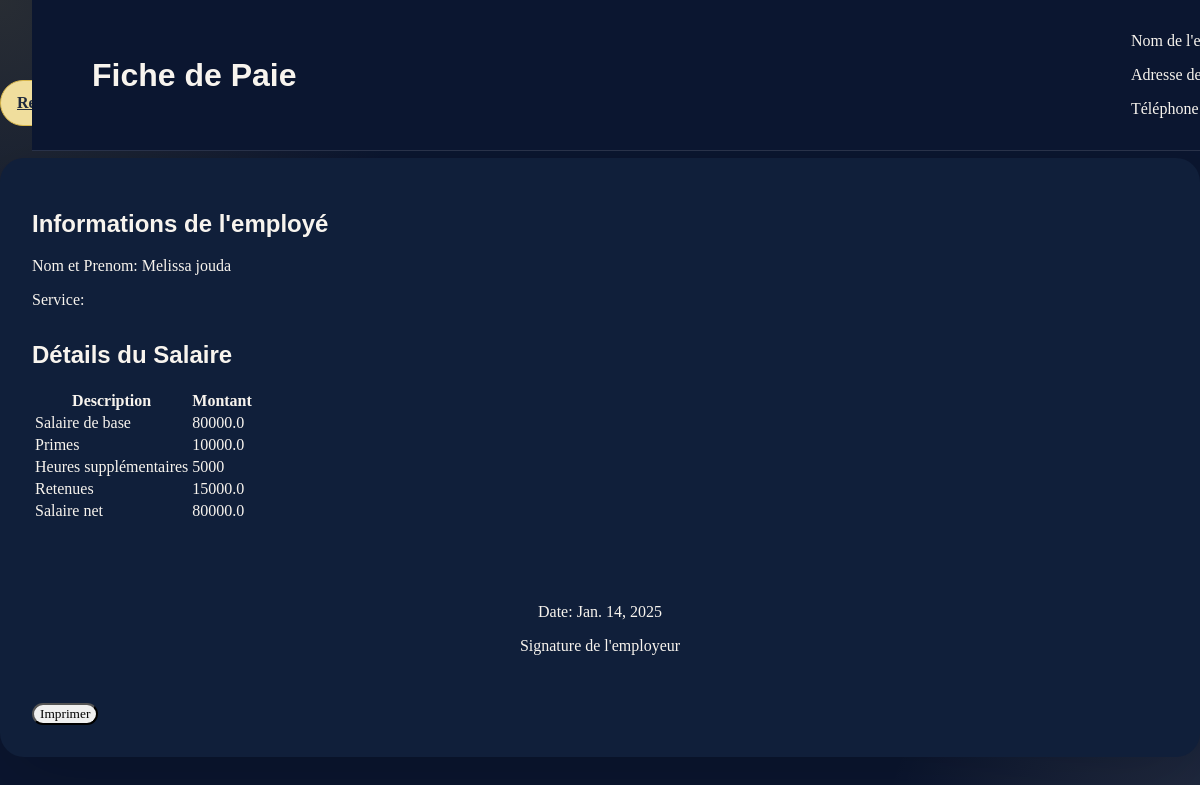
Screenshot of /acceuil-arh/salaires/Fiche_paie/1/ with the database file from the repository.
### app1/models.py (models this page shows, shortened)
class Salaire(models.Model):
    mois_annee= models.DateField(default=timezone.now)
    salaire_base= models.FloatField(max_length=15)
    primes=models.FloatField(max_length=15)
    heures_supplementaires= models.IntegerField(default=0)
    retenus= models.FloatField(max_length=15)
    salaire_net= models.FloatField(max_length=20)
    Employe_salaire= models.ForeignKey(Employe, on_delete=models.CASCADE, related_name="salaires")

class Employe(models.Model):
    nom= models.CharField(max_length=20)
    prenom= models.CharField(max_length=20)
    sexe = models.CharField(max_length=10, choices=[('Homme', 'Homme'), ('Femme', 'Femme')], default=0)
    date_de_naissance= models.DateField(default=timezone.now)
    date_aumbauche= models.DateField(default=timezone.now)
    adresse= models.CharField(max_length=30)
    Historique_professionnel= models.CharField(max_length=500)
    Service_Employe= models.ForeignKey(Service, on_delete=models.CASCADE)
    Competance_Employe=models.ManyToManyField(Competances, related_name="comp", blank=True)
    Employe_Formation= models.ManyToManyField(Formations, related_name="frm", blank=True)
    Employe_Utilisateur= models.OneToOneField(Utilisateur, on_delete=models.CASCADE, related_name="employe")
    photo_profil = models.ImageField(upload_to='profile_photos/', null=True, blank=True)
    def __str__(self):
        return f"{self.prenom} {self.nom}"

### app1/views.py (the view)
# urls.py: path('acceuil-arh/salaires/Fiche_paie/<int:salaire_id>/', views.fiche_paie, name='fiche_paie'),
def fiche_paie(request, salaire_id):
    salaire = get_object_or_404(Salaire, id=salaire_id)
    return render(request, 'Fiche_paie_ARH.html', {'salaire': salaire, 'date': salaire.mois_annee})

### app1/templates/Fiche_paie_ARH.html (shortened to what this page needs)
{% load static %}
<!DOCTYPE html>
<html lang="en">
<head>
    <link rel="stylesheet" href="{% static 'css/styles.css' %}">
</head>
<body>
    <div class="theme-control-bar">
        <a href="{% url 'acceuil_arh' %}" class="btn btn-primary" id="dashboard-return">Retour au Dashboard</a>
        <button id="theme-toggle" class="btn btn-secondary">Mode Clair/Sombre</button>
    </div>
    <div class="container">
        <header>
            <h1>Fiche de Paie</h1>
            <div class="company-info">
                <p>Nom de l'entreprise</p>
                <p>Adresse de l'entreprise</p>
                <p>Téléphone de l'entreprise</p>
            </div>
        </header>
        <section class="employee-info">
            <h2>Informations de l'employé</h2>
            <p>Nom et Prenom: {{ salaire.Employe_salaire }}</p>
            <p>Service: {{ salaire.Employe_salaire.Srevice_employe.Nom }}</p>
        </section>
        <section class="salary-info">
            <h2>Détails du Salaire</h2>
            <table>
                <thead>
                    <tr>
                        <th>Description</th>
                        <th>Montant</th>
                    </tr>
                </thead>
                <tbody>
                    <tr>
                        <td>Salaire de base</td>
                        <td>{{ salaire.salaire_base }}</td>
                    </tr>
                    <tr>
                        <td>Primes</td>
                        <td>{{ salaire.primes }}</td>
                    </tr>
                    <tr>
                        <td>Heures supplémentaires</td>
                        <td>{{ salaire.heures_supplementaires }}</td>
                    </tr>
                    <tr>
                        <td>Retenues</td>
                        <td>{{ salaire.retenus }}</td>
                    </tr>
                    <tr>
                        <td>Salaire net</td>
                        <td>{{ salaire.salaire_net }}</td>
                    </tr>
                </tbody>
            </table>
        </section>
        <footer>
            <p>Date: {{ date }}</p>
            <p>Signature de l'employeur</p>
        </footer>
        <button onclick="window.print()">Imprimer</button>
    </div>    <script src="{% static 'js/theme-toggle.js' %}"></script>
</body>
</html>

### app1/static/css/styles.css (style rules this page uses)
:root { --bg-base: #0b1630; --bg-card: rgba(255,255,255,0.08); --bg-card-soft: rgba(255,255,255,0.12); --surface: #101f3a; --surface-soft: #162748; --text-light: #f8f4ee; --text-strong: #ffffff; --text-dark: #1f2a3d; --accent: #d9b74b; --accent-soft: #f0de9d; --chart-1: #4d9be6; --chart-2: #ec6a5e; --chart-3: #6dd1b7; --chart-4: #f5c04d; --chart-5: #7c5cff; --chart-6: #ff7fbf; --shadow: 0 24px 80px rgba(0,0,0,0.18); --border: rgba(255,255,255,0.12); }
html { scroll-behavior: smooth; }
body { min-height: 100vh; font-family: 'Poppins', sans-serif; background: radial-gradient(circle at top left, rgba(217,183,75,0.14), transparent 28%), radial-gradient(circle at bottom right, rgba(244,235,215,0.12), transparent 22%), var(--bg-base); color: var(--text-light); margin: 0; padding: 0; padding-top: 80px; }
body, input, textarea, select, button { font-family: inherit; }
h1, h2, h3, h4, h5, h6 { font-family: 'Poppins', sans-serif; }
a { color: inherit; }
button, .btn { border-radius: 999px; transition: all 220ms ease; }
.card, .table, .form-control, .btn { transition: all 220ms ease; }
.card, .card-body, .stat-card, .chart-card, .navbar, footer, .modal-content, .dropdown-menu { background: var(--surface); border-color: var(--border); }
.btn-primary { background-color: var(--accent); border-color: var(--accent); color: var(--text-dark); }
footer { color: rgba(248,244,238,0.72); }
.table thead th, .table tbody td, .form-label, .navbar a, footer, .card-title, .card-text { color: var(--text-light) !important; }
.theme-control-bar { display: flex; align-items: center; justify-content: space-between; gap: 0.75rem; flex-wrap: wrap; margin-bottom: 1.5rem; }
#theme-toggle, #dashboard-return { min-width: 190px; padding: 0.8rem 1rem; border: 1px solid transparent; font-weight: 600; }
#theme-toggle { background: rgba(255, 255, 255, 0.08); border-color: rgba(255, 255, 255, 0.14); color: var(--text-light); }
#dashboard-return { background: var(--accent-soft); color: var(--text-dark); border-color: var(--accent); }
.container { background: var(--surface); border-radius: 24px; padding: 2rem; box-shadow: var(--shadow); }
.btn-secondary { background-color: rgba(255, 255, 255, 0.08); border-color: rgba(255, 255, 255, 0.12); color: var(--text-light); }
.card, .table, .form-control, .btn, .card-body { transition: all 220ms ease; }
.container { max-width: 1200px; margin: 2rem auto; }
header { position: fixed; width: 100%; top: 0; z-index: 1000; display: flex; align-items: center; justify-content: space-between; background: var(--bg-base); padding: 15px 12%; transition: all 0.2s ease; border-bottom: 1px solid var(--border); }
@media (max-width: 1280px) { header { padding: 1rem 5%; } }
section { margin-bottom: 2rem; }
footer { text-align: center; padding: 2rem; margin-top: 2rem; color: var(--accent-soft); }

### rows the page displays
Salaire: Employe_salaire "Melissa jouda", salaire_base "80000.0", primes "10000.0", heures_supplementaires "5000", retenus "15000.0", salaire_net "80000.0", mois_annee "Jan. 14, 2025"
